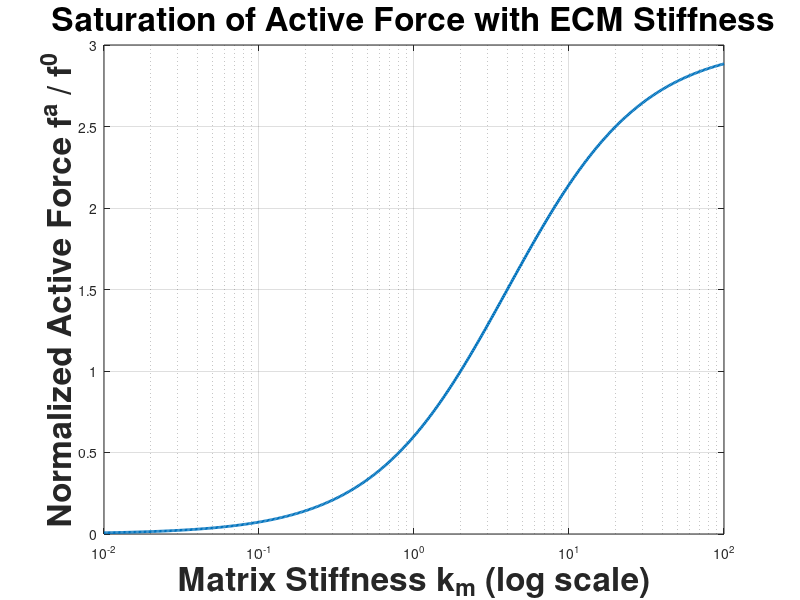

This figure's MATLAB source: (Note: this script raises an error after producing the figure.)
% Parameters
alpha = 3;         % cell polarizability
kc = 1;            % cell stiffness (arbitrary units)
ktilde_c = (1 + alpha) * kc;

% Range of ECM stiffness (km)
km = logspace(-2, 2, 500); % from 0.01 to 100 (log scale)
%km = 0:10:100;
% Compute fa/f0
fa_over_f0 = alpha .* km ./ (ktilde_c + km);

% Plotting
figure;
plot(km, fa_over_f0, 'LineWidth', 2);
set(gca, 'XScale', 'log');
xlabel('Matrix Stiffness k_m (log scale)', 'FontWeight', 'bold', 'FontSize', 24);
ylabel('Normalized Active Force f^a / f^0', 'FontWeight', 'bold', 'FontSize', 24);
title('Saturation of Active Force with ECM Stiffness', 'FontWeight', 'bold', 'FontSize', 24);
grid on;
hold on;
yline(alpha, '--r', ['Saturation level (\alpha = ', num2str(alpha), ')']);
legend('f^a/f^0, \alpha=3, k_c=1', 'Location', 'southeast', 'FontWeight', 'bold', 'FontSize', 24);
hold off;